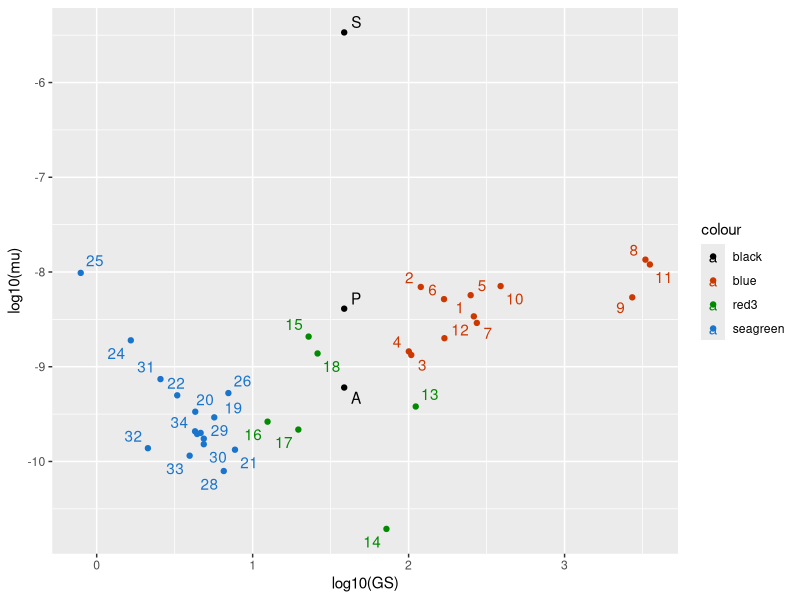
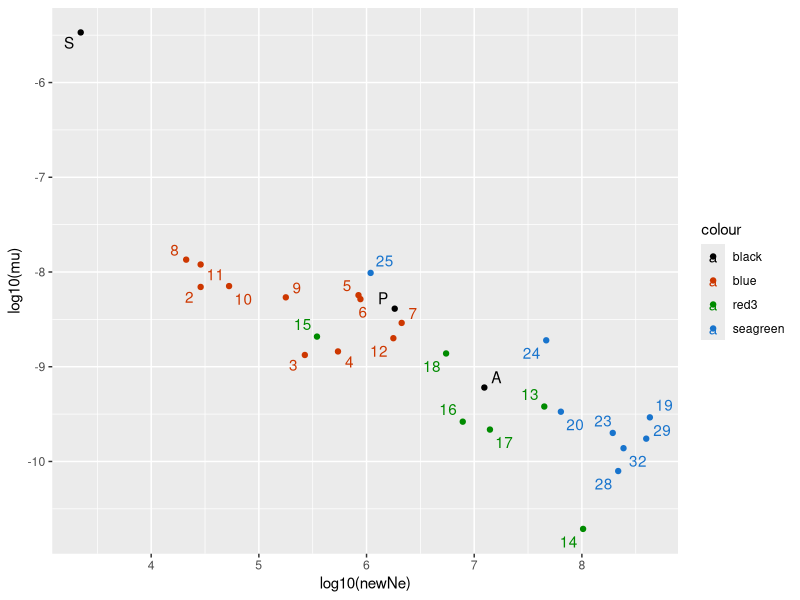
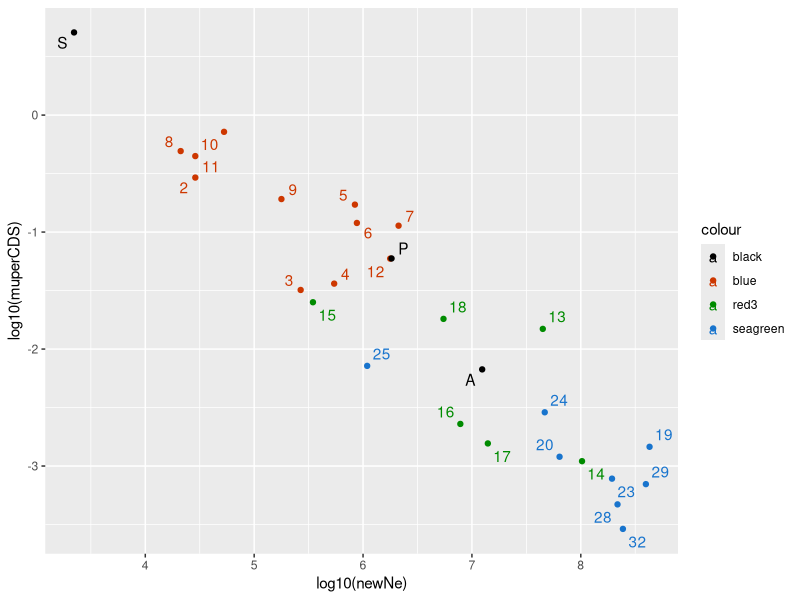
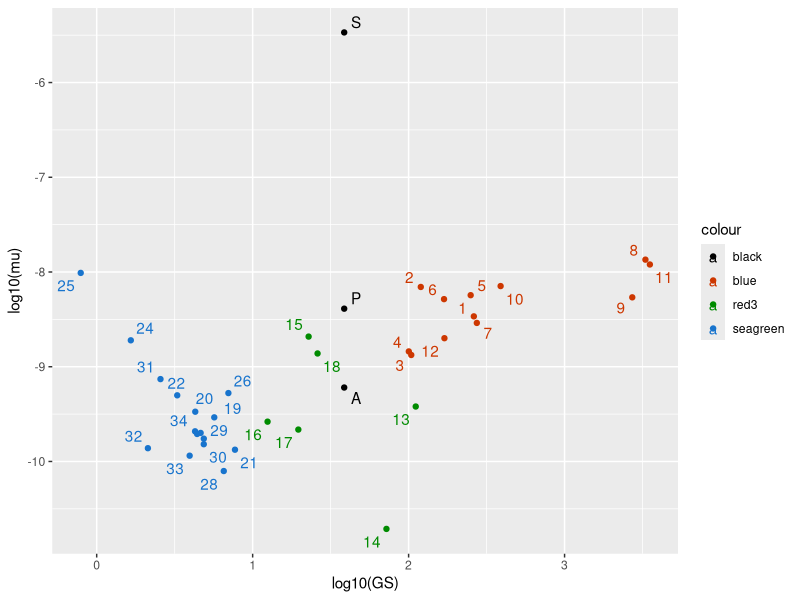
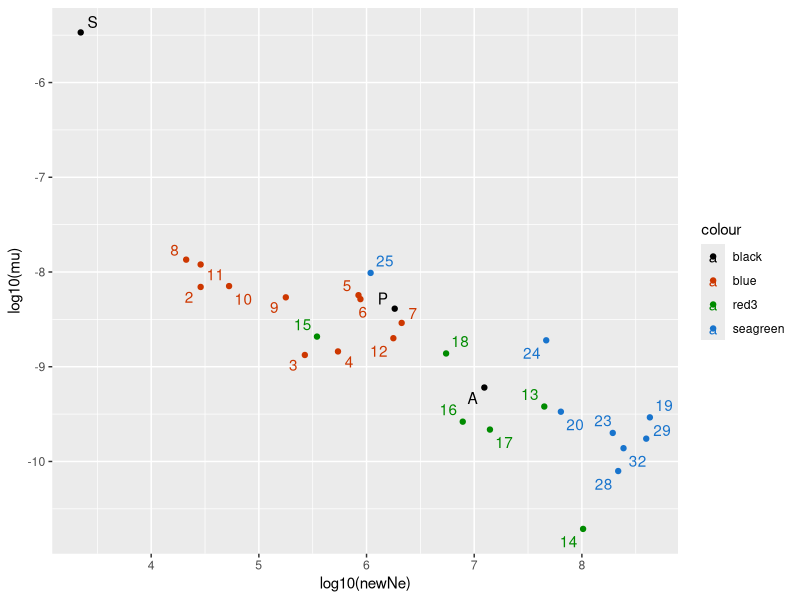
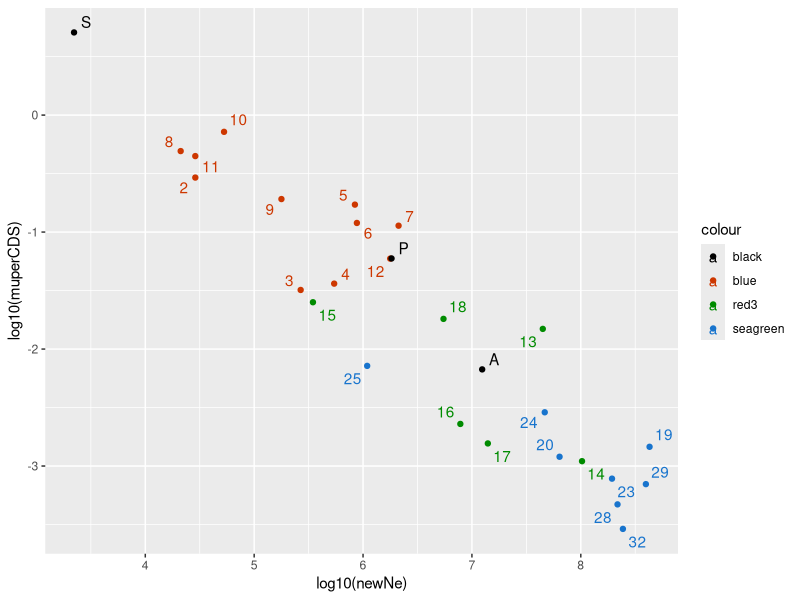

Generate these figures, in order, with R:

library(ggplot2)
library(ggthemes)
library(ggrepel)


data1 <- read.csv("Lynch_data_with_newNe.csv", header = TRUE)

ggplot(data1, aes(x=log10(GS), y=log10(mu), colour=colour)) + geom_point() +
  scale_color_manual(values=c("black","orangered3","green4","dodgerblue3")) +
  geom_text_repel(aes(log10(GS), log10(mu), label=num))

ggsave("Fig2a.GS_vs_mu.pdf", width=8.8, height=7.2)

ggplot(data1, aes(x=log10(newNe), y=log10(mu), colour=colour)) + geom_point() +
  scale_color_manual(values=c("black","orangered3","green4","dodgerblue3")) +
  geom_text_repel(aes(log10(newNe), log10(mu), label=num))

ggsave("Fig2b.newNe_vs_mu.pdf", width=8.8, height=7.2)

ggplot(data1, aes(x=log10(newNe), y=log10(muperCDS), colour=colour)) + geom_point() +
  scale_color_manual(values=c("black","orangered3","green4","dodgerblue3")) +
  geom_text_repel(aes(log10(newNe), log10(muperCDS), label=num))

ggsave("Fig2c.newNe_vs_muperCDS.pdf", width=8.8, height=7.2)


dev.off()

